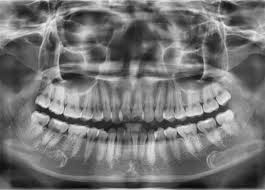
#> input picture teeth.jpg, 265 x 190 px
$ python nguyenmanhTan.py   (older library calls are emulated)
#> lines starting #> are read from the running program, lines starting #| are printed output that depends on the picture; after the words box and inside, x2 and y2 are one past the last pixel; in counts of white or black regions, pixels touching at a corner belong together
import cv2
import numpy as np
#import matplotlib.pyplot as plt

anh = cv2.imread('teeth.jpg',0)
#> anh is the input picture: shape (190, 265); min 8, max 251, mean 115.9

#Bo loc 5x5
kernel = np.array([[1, 1, 1, 1, 1],
                   [1, 1, 1, 1, 1],
                   [1, 1, 1, 1, 1],
                   [1, 1, 1, 1, 1],
                   [1, 1, 1, 1, 1]])
kernel = kernel/sum(kernel)

#Bo loc phat hien canh
kernel2 = np.array([[0.0, -1.0, 0.0],
                   [-1.0, 4.0, -1.0],
                   [0.0, -1.0, 0.0]])

kernel2 = kernel2/(np.sum(kernel2) if np.sum(kernel2)!=0 else 1)
#Loc nguon anh
img_loctt = cv2.filter2D(anh,-1,kernel)
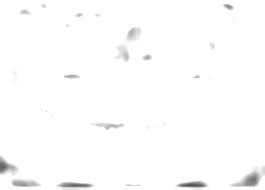
#> img_loctt: shape (190, 265); min 81, max 255, mean 252.5
img_loctc= cv2.filter2D(anh,-1,kernel2)
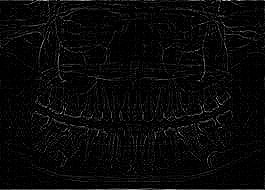
#> img_loctc: shape (190, 265); min 0, max 204, mean 8.1
#lọc đồng hình
hh, ww = anh.shape[:2]
#> hh = 190; ww = 265

# lấy hình ảnh
img_log = np.log(np.float64(anh), dtype=np.float64)
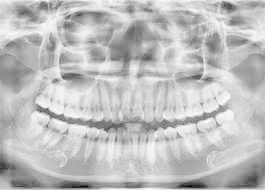
#> img_log: shape (190, 265) float64; min 2.08, max 5.53, mean 4.67; drawn with min black and max white

# tiết kiệm dft dưới dạng đầu ra
dft = np.fft.fft2(img_log, axes=(0,1))

# áp dụng sự thay đổi điểm gốc đến trung tâm của hình ảnh
dft_shift = np.fft.fftshift(dft)

# tạo vòng tròn màu đen trên nền trắng cho bộ lọc thông cao
#radius = 3
radius = 13
mask = np.zeros_like(anh, dtype=np.float64)
cy = mask.shape[0] // 2
#> cy = 95
cx = mask.shape[1] // 2
#> cx = 132
cv2.circle(mask, (cx,cy), radius, 1, -1)
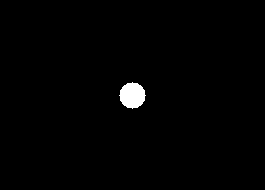
#> mask: shape (190, 265) float64; values 0 (black) and 1 (white), 1.1% white; 1 white region, box (x1, y1, x2, y2) and area: (119, 82, 146, 109) 529
mask = 1 - mask

# Mặt nạ ntialias thông qua làm mờ
mask = cv2.GaussianBlur(mask, (47,47), 0)

#  mặt nạ cho dft_shift
dft_shift_filtered = np.multiply(dft_shift,mask)

#chuyển điểm gốc
back_ishift = np.fft.ifftshift(dft_shift_filtered)

# tiết kiệm idft có phức tạp
img_back = np.fft.ifft2(back_ishift, axes=(0,1))

# kết hợp các thành phần thực và ảo phức tạp để tạo lại (độ lớn cho) hình ảnh ban đầu
img_back = np.abs(img_back)
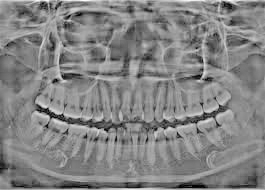
#> img_back: shape (190, 265) float64; min 0.000811, max 1.91, mean 0.993; drawn with min black and max white

# áp dụng exp để đảo ngược
img_homomorphic = np.exp(img_back, dtype=np.float64)
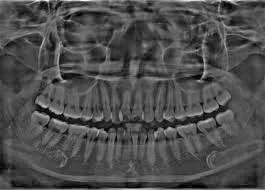
#> img_homomorphic: shape (190, 265) float64; min 1, max 6.76, mean 2.77; drawn with min black and max white

# quy mô kết quả
img_locdonghinh = cv2.normalize(img_homomorphic, None, alpha=0, beta=255, norm_type=cv2.NORM_MINMAX, dtype=cv2.CV_8U)

#ghi kết quả
cv2.imwrite("locthongthap.png",img_loctt)
cv2.imwrite("locthongcao.png",img_loctc)
cv2.imwrite("locdonghinh.png",img_locdonghinh)

#hiện thị ảnh
cv2.imshow("anh_goc", anh)
cv2.imshow("loc_thong_thap", img_loctt)
cv2.imshow("loc_thong_cao", img_loctc)
cv2.imshow("loc_dong_hinh", img_locdonghinh)

cv2.waitKey()
cv2.destroyAllWindows()
